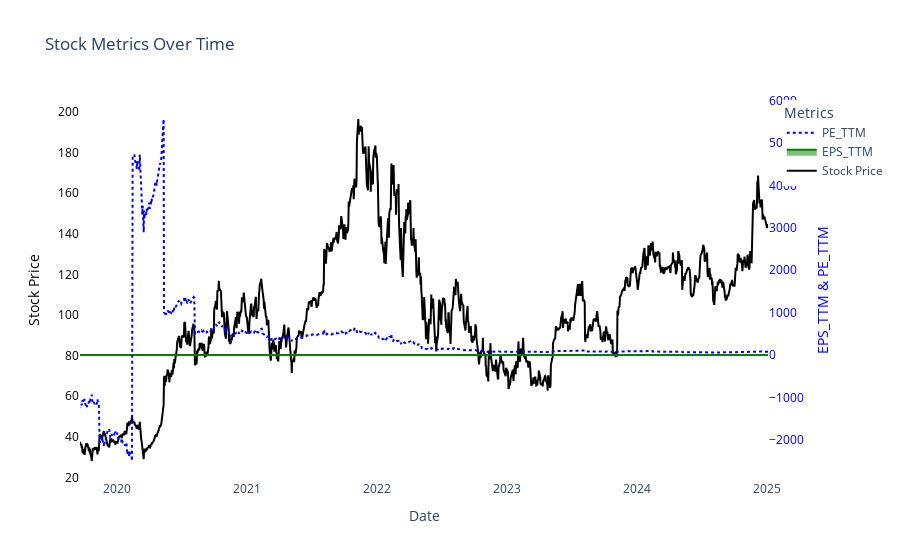

Notebook source saved alongside this figure:
### Code cell
import plotly.graph_objects as go


# Create the figure
fig = go.Figure()

# Add stock_price on primary y-axis (left)
fig.add_trace(go.Scatter(
    x=stock_consolidate_df.index,
    y=stock_consolidate_df["stock_price"],
    mode='lines',
    line=dict(color='black'),
    name='Stock Price',
    yaxis="y1"
))

# Add EPS_TTM on secondary y-axis (right)
fig.add_trace(go.Scatter(
    x=stock_consolidate_df.index,
    y=stock_consolidate_df["EPS_TTM"],
    mode='lines',
    fill='tonexty',  # Shadow effect
    line=dict(color='green'),
    name='EPS_TTM',
    yaxis="y2"
))

# Add PE_TTM on secondary y-axis (right)
fig.add_trace(go.Scatter(
    x=stock_consolidate_df.index,
    y=stock_consolidate_df["PE_TTM"],
    mode='lines',
    line=dict(color='blue', dash='dot'),
    name='PE_TTM',
    yaxis="y2"
))

# Update layout to remove grid and configure dual y-axes
fig.update_layout(
    title="Stock Metrics Over Time",
    xaxis=dict(title="Date", showgrid=False),
    yaxis=dict(
        title="Stock Price",
        showgrid=False,
        titlefont=dict(color="black"),
        tickfont=dict(color="black")
    ),
    yaxis2=dict(
        title="EPS_TTM & PE_TTM",
        overlaying="y",  # Overlay with y1
        side="right",
        showgrid=False,
        titlefont=dict(color="blue"),
        tickfont=dict(color="blue")
    ),
    legend_title="Metrics",
    template="plotly_white",
    plot_bgcolor='white'  # Background color
)

# Show the plot
fig.show()

### Figure 1 — Plotly figure (JSON) as saved in the notebook; plotly's stock layout.template omitted (floating-point values rounded to 4 significant figures; data arrays with more than 128 entries replaced by an {"elided": "..."} marker saying what was removed)
{"data": [{"line": {"color": "black"}, "mode": "lines", "name": "Stock Price", "type": "scatter", "x": {"elided": "1332 str values"}, "y": {"elided": "1332 float values"}, "yaxis": "y"}, {"fill": "tonexty", "line": {"color": "green"}, "mode": "lines", "name": "EPS_TTM", "type": "scatter", "x": {"elided": "1332 str values"}, "y": {"elided": "1332 float values"}, "yaxis": "y2"}, {"line": {"color": "blue", "dash": "dot"}, "mode": "lines", "name": "PE_TTM", "type": "scatter", "x": {"elided": "1332 str values"}, "y": {"elided": "1332 float values"}, "yaxis": "y2"}], "layout": {"legend": {"title": {"text": "Metrics"}}, "plot_bgcolor": "white", "title": {"text": "Stock Metrics Over Time"}, "xaxis": {"showgrid": false, "title": {"text": "Date"}}, "yaxis": {"showgrid": false, "tickfont": {"color": "black"}, "title": {"font": {"color": "black"}, "text": "Stock Price"}}, "yaxis2": {"overlaying": "y", "showgrid": false, "side": "right", "tickfont": {"color": "blue"}, "title": {"font": {"color": "blue"}, "text": "EPS_TTM & PE_TTM"}}}}
